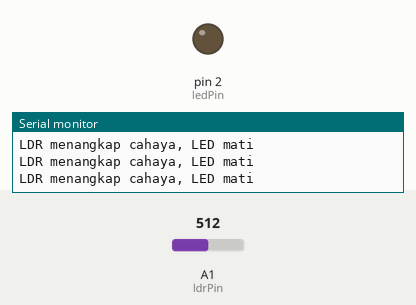
Bench run of a sketch on a simulated Arduino Uno, built with avr-gcc and run on an emulated ATmega328P. On the bench: output pins drawn as LEDs (lit = HIGH), the last lines printed to the serial monitor. The inputs (shaded band) are chosen by the test bench; at power-on: A1 (ldrPin) = 512.

Above: at 1.2 s.
1.3 s: A1 (ldrPin) set to 57
4.3 s: A1 (ldrPin) set to 45
At 5.1 s:
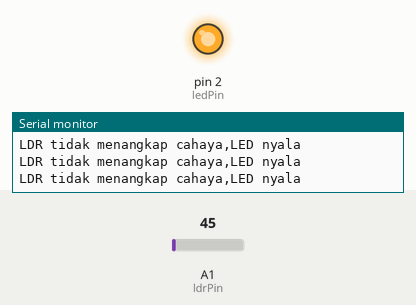
Timing chart, 0 to 7.3 s (numbered marks = the images above; inputs shaded):
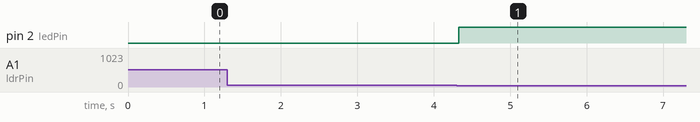

The sketch:

Quiz_no_2.ino
```cpp
const int ledPin = 2;

const int ldrPin = A1;

void setup() {

Serial.begin(9600);

pinMode(ledPin, OUTPUT);

pinMode(ldrPin, INPUT);

}

void loop() {

int ldrStatus = analogRead(ldrPin);

if (ldrStatus <=50) {

digitalWrite(ledPin, HIGH);

Serial.println("LDR tidak menangkap cahaya,LED nyala");

}

else {

digitalWrite(ledPin, LOW);

Serial.println("LDR menangkap cahaya, LED mati");

}

}
```

Measured:
- the behaviour switches between 51 and 50 on A1 (ldrPin) (found by bisection; images 0 and 1)
- after the input at 4.3 s, pin 2 (ledPin): LOW → HIGH at once
